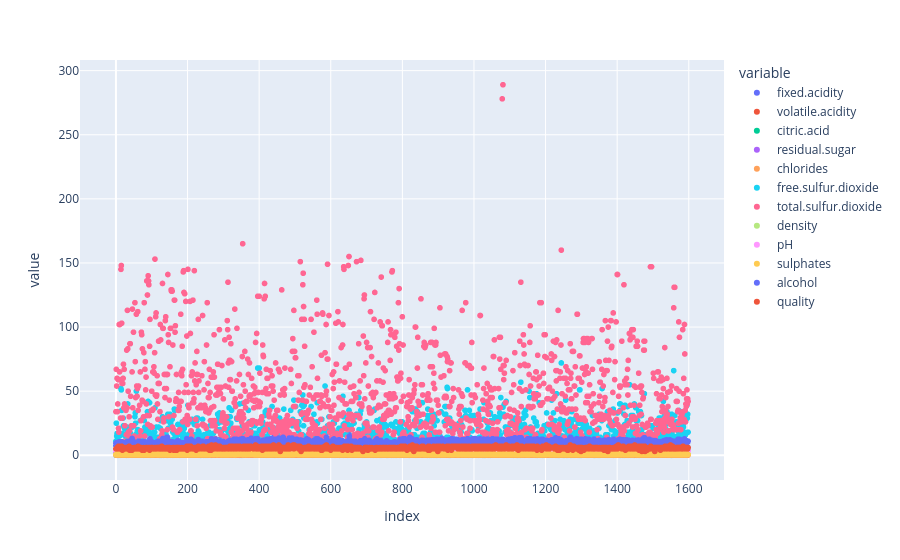

Notebook code cell kept with this figure:
### Code cell
fig = plotly.plot(df.drop(columns=['sample_no']), kind='scatter')
fig

### Figure 1 — Plotly figure (JSON) as saved in the notebook; plotly's stock layout.template omitted (floating-point values rounded to 4 significant figures; data arrays with more than 128 entries replaced by an {"elided": "..."} marker saying what was removed)
{"data": [{"hovertemplate": "variable=fixed.acidity<br>index=%{x}<br>value=%{y}<extra></extra>", "legendgroup": "fixed.acidity", "marker": {"color": "#636efa", "symbol": "circle"}, "mode": "markers", "name": "fixed.acidity", "showlegend": true, "type": "scattergl", "x": {"elided": "1599 int values"}, "xaxis": "x", "y": {"elided": "1599 float values"}, "yaxis": "y"}, {"hovertemplate": "variable=volatile.acidity<br>index=%{x}<br>value=%{y}<extra></extra>", "legendgroup": "volatile.acidity", "marker": {"color": "#EF553B", "symbol": "circle"}, "mode": "markers", "name": "volatile.acidity", "showlegend": true, "type": "scattergl", "x": {"elided": "1599 int values"}, "xaxis": "x", "y": {"elided": "1599 float values"}, "yaxis": "y"}, {"hovertemplate": "variable=citric.acid<br>index=%{x}<br>value=%{y}<extra></extra>", "legendgroup": "citric.acid", "marker": {"color": "#00cc96", "symbol": "circle"}, "mode": "markers", "name": "citric.acid", "showlegend": true, "type": "scattergl", "x": {"elided": "1599 int values"}, "xaxis": "x", "y": {"elided": "1599 float values"}, "yaxis": "y"}, {"hovertemplate": "variable=residual.sugar<br>index=%{x}<br>value=%{y}<extra></extra>", "legendgroup": "residual.sugar", "marker": {"color": "#ab63fa", "symbol": "circle"}, "mode": "markers", "name": "residual.sugar", "showlegend": true, "type": "scattergl", "x": {"elided": "1599 int values"}, "xaxis": "x", "y": {"elided": "1599 float values"}, "yaxis": "y"}, {"hovertemplate": "variable=chlorides<br>index=%{x}<br>value=%{y}<extra></extra>", "legendgroup": "chlorides", "marker": {"color": "#FFA15A", "symbol": "circle"}, "mode": "markers", "name": "chlorides", "showlegend": true, "type": "scattergl", "x": {"elided": "1599 int values"}, "xaxis": "x", "y": {"elided": "1599 float values"}, "yaxis": "y"}, {"hovertemplate": "variable=free.sulfur.dioxide<br>index=%{x}<br>value=%{y}<extra></extra>", "legendgroup": "free.sulfur.dioxide", "marker": {"color": "#19d3f3", "symbol": "circle"}, "mode": "markers", "name": "free.sulfur.dioxide", "showlegend": true, "type": "scattergl", "x": {"elided": "1599 int values"}, "xaxis": "x", "y": {"elided": "1599 float values"}, "yaxis": "y"}, {"hovertemplate": "variable=total.sulfur.dioxide<br>index=%{x}<br>value=%{y}<extra></extra>", "legendgroup": "total.sulfur.dioxide", "marker": {"color": "#FF6692", "symbol": "circle"}, "mode": "markers", "name": "total.sulfur.dioxide", "showlegend": true, "type": "scattergl", "x": {"elided": "1599 int values"}, "xaxis": "x", "y": {"elided": "1599 float values"}, "yaxis": "y"}, {"hovertemplate": "variable=density<br>index=%{x}<br>value=%{y}<extra></extra>", "legendgroup": "density", "marker": {"color": "#B6E880", "symbol": "circle"}, "mode": "markers", "name": "density", "showlegend": true, "type": "scattergl", "x": {"elided": "1599 int values"}, "xaxis": "x", "y": {"elided": "1599 float values"}, "yaxis": "y"}, {"hovertemplate": "variable=pH<br>index=%{x}<br>value=%{y}<extra></extra>", "legendgroup": "pH", "marker": {"color": "#FF97FF", "symbol": "circle"}, "mode": "markers", "name": "pH", "showlegend": true, "type": "scattergl", "x": {"elided": "1599 int values"}, "xaxis": "x", "y": {"elided": "1599 float values"}, "yaxis": "y"}, {"hovertemplate": "variable=sulphates<br>index=%{x}<br>value=%{y}<extra></extra>", "legendgroup": "sulphates", "marker": {"color": "#FECB52", "symbol": "circle"}, "mode": "markers", "name": "sulphates", "showlegend": true, "type": "scattergl", "x": {"elided": "1599 int values"}, "xaxis": "x", "y": {"elided": "1599 float values"}, "yaxis": "y"}, {"hovertemplate": "variable=alcohol<br>index=%{x}<br>value=%{y}<extra></extra>", "legendgroup": "alcohol", "marker": {"color": "#636efa", "symbol": "circle"}, "mode": "markers", "name": "alcohol", "showlegend": true, "type": "scattergl", "x": {"elided": "1599 int values"}, "xaxis": "x", "y": {"elided": "1599 float values"}, "yaxis": "y"}, {"hovertemplate": "variable=quality<br>index=%{x}<br>value=%{y}<extra></extra>", "legendgroup": "quality", "marker": {"color": "#EF553B", "symbol": "circle"}, "mode": "markers", "name": "quality", "showlegend": true, "type": "scattergl", "x": {"elided": "1599 int values"}, "xaxis": "x", "y": {"elided": "1599 float values"}, "yaxis": "y"}], "layout": {"legend": {"title": {"text": "variable"}, "tracegroupgap": 0}, "margin": {"t": 60}, "xaxis": {"anchor": "y", "domain": [0, 1], "title": {"text": "index"}}, "yaxis": {"anchor": "x", "domain": [0, 1], "title": {"text": "value"}}}}
